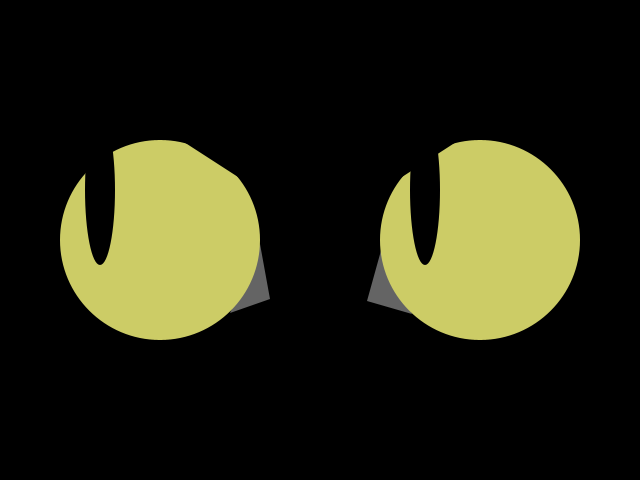
Frame 1 (no input)
Frame 60 (the mouse pressed at the canvas centre just before this capture): identical to frame 1, image omitted
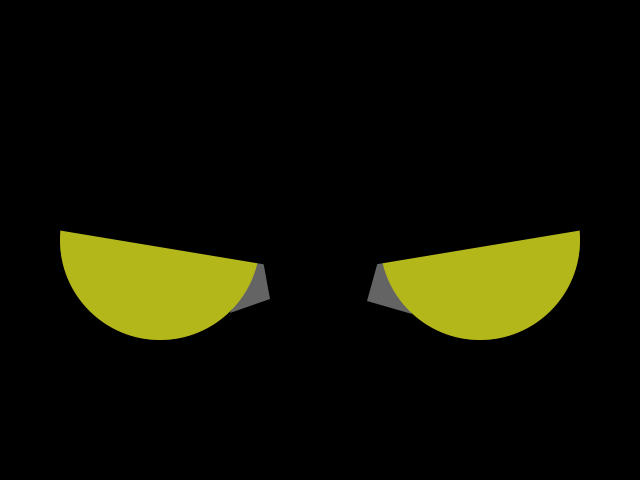
Frame 120 (the mouse held since frame 60 and released just before this capture)

The Processing sketch that drew these frames (run headless with seeded random() and noise(); from frame 60 on, the mouse is pressed at the canvas centre):

// Processing sketch: processing_16588
// ── processing_16588.pde



void setup() {
  size(640, 480);
  background(0);
  smooth();
 // noCursor();
  noStroke();
  fill(240);

}

void draw (){
  background(0);
  
    //eye corners
  fill(100);
  triangle(260, 244,   270, 299,   230, 313);
  triangle(382, 247,   367, 301,   412, 314);
  
  
  
  //eyeballs
 fill(204, 204- (mouseY/6), 102 -mouseX/6);
 ellipse (width/4, height/2, 200, 200);
  ellipse ((3*width)/4, height/2, 200, 200);
  
  

  
  
  
  
  fill(0);
  if (mousePressed==false)
  {
  float mx = constrain (mouseX, (width/4)-60, (width/4)+55);
  float my = constrain(mouseY, (height/2)-50, (height/2)+50);
  fill(0);
  ellipse (mx, my, 30, 150);
  float mx2 = constrain (mouseX, ((width/4)*3)-55, ((width/4)*3)+60);
  float my2 = constrain(mouseY, (height/2)-50, (height/2)+50);
  fill(0);
  ellipse (mx2, my2, 30, 150);
  }
 if (mousePressed==true)
 {
   if (mouseButton==LEFT){
  float mx = constrain (mouseX, (width/4)-60, (width/4)+55);
  float my = constrain(mouseY, (height/2)-50, (height/2)+50);
       fill(0);
  ellipse (mx, my, 10, 150);
  float mx2 = constrain (mouseX, ((width/4)*3)-55, ((width/4)*3)+60);
  float my2 = constrain(mouseY, (height/2)-50, (height/2)+50);
  fill(0);
  ellipse (mx2, my2, 10, 150);
   }
   }   if (mouseButton==RIGHT){
        float mx = constrain (mouseX, (width/4)-60, (width/4)+35);
  float my = constrain(mouseY, (height/2)-50, (height/2)+50);
       fill(0);
  ellipse (mx, my, 70, 150);
  float mx2 = constrain (mouseX, ((width/4)*3)-35, ((width/4)*3)+60);
  float my2 = constrain(mouseY, (height/2)-40, (height/2)+50);
  fill(0);
  ellipse (mx2, my2, 70, 150);
    }

  

/*
  //pupils
  if (mouseY > 237 && mouseY < 245)
 {
  if (mouseX > 145 && mouseX < 495);
  {
  float mx = constrain (mouseX, (width/4)-60, (width/4)+55);
  float my = constrain(mouseY, (height/2)-50, (height/2)+50);
  fill(153, 204, 0, 120);
  ellipse (mx, my, 50, 150);
  float mx2 = constrain (mouseX, ((width/4)*3)-55, ((width/4)*3)+60);
  float my2 = constrain(mouseY, (height/2)-50, (height/2)+50);
  fill(153, 204, 0, 120);
  ellipse (mx2, my2, 50, 150);
  }
 }
 */
 
   if (mouseY > 200 && mouseY < 245)
 {
  if (mouseX > 145 && mouseX < 495);
  {
  fill(153, 204, 0, 120);
  ellipse ((3*width)/4, height/2, 200, 200);
  ellipse ((width)/4, height/2, 200, 200);
}
}



fill(0);
quad(354, mouseY/4+ 208,   354, 0,   583, 0,    583, mouseY/4 +60);
  quad(286, mouseY/4+ 208,   286, 0,   57, 0,    57, mouseY/4 +60);
  
  println (mouseX + "," + mouseY);
  
 
  if (mousePressed==true){
    if (mouseX<340 && mouseX >140){
    fill(0);
quad(354, mouseY/4+ 208,   354, 0,   583, 0,    583, mouseY/2 +110);
  quad(286, mouseY/4+ 208,   286, 0,   57, 0,    57, mouseY/2 +110);
    }
  }
  
}
